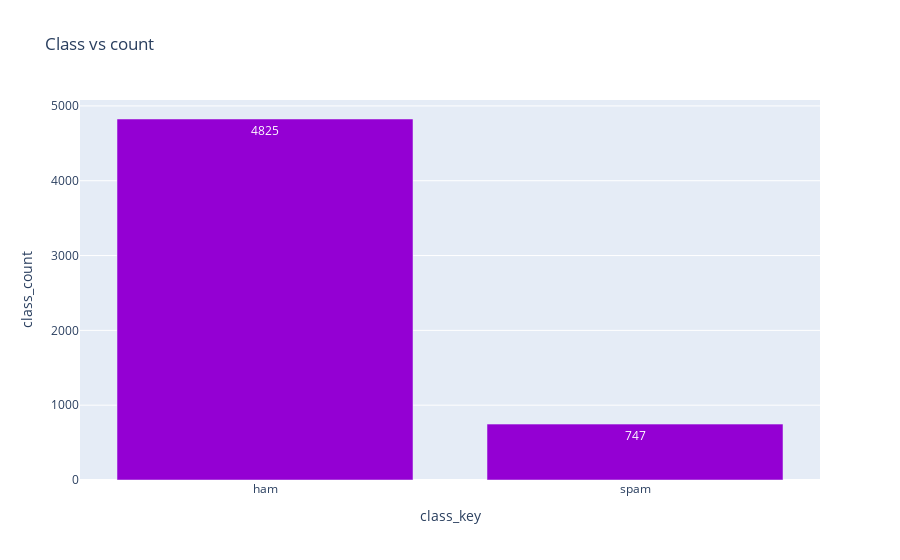

Write notebook code for a chart like this one.
### Code cell
class_key = data['class'].value_counts().keys()
class_count = data['class'].value_counts().values
labels = [str(val) for val in class_count]

fig = px.bar(x=class_key, y=class_count, text=labels, title='Class vs count', template='plotly', color_discrete_sequence=['darkviolet'])

# Set the labels for the y-axis and x-axis
fig.update_yaxes(title_text='class_count')
fig.update_xaxes(title_text='class_key')

# Show the plot
fig.show()

### Figure 1 — Plotly figure (JSON) as saved in the notebook; plotly's stock layout.template omitted (floating-point values rounded to 4 significant figures)
{"data": [{"alignmentgroup": "True", "hovertemplate": "x=%{x}<br>y=%{y}<br>text=%{text}<extra></extra>", "legendgroup": "", "marker": {"color": "darkviolet", "pattern": {"shape": ""}}, "name": "", "offsetgroup": "", "orientation": "v", "showlegend": false, "text": ["4825", "747"], "textposition": "auto", "type": "bar", "x": ["ham", "spam"], "xaxis": "x", "y": [4825, 747], "yaxis": "y"}], "layout": {"barmode": "relative", "legend": {"tracegroupgap": 0}, "title": {"text": "Class vs count"}, "xaxis": {"anchor": "y", "domain": [0, 1], "title": {"text": "class_key"}}, "yaxis": {"anchor": "x", "domain": [0, 1], "title": {"text": "class_count"}}}}
